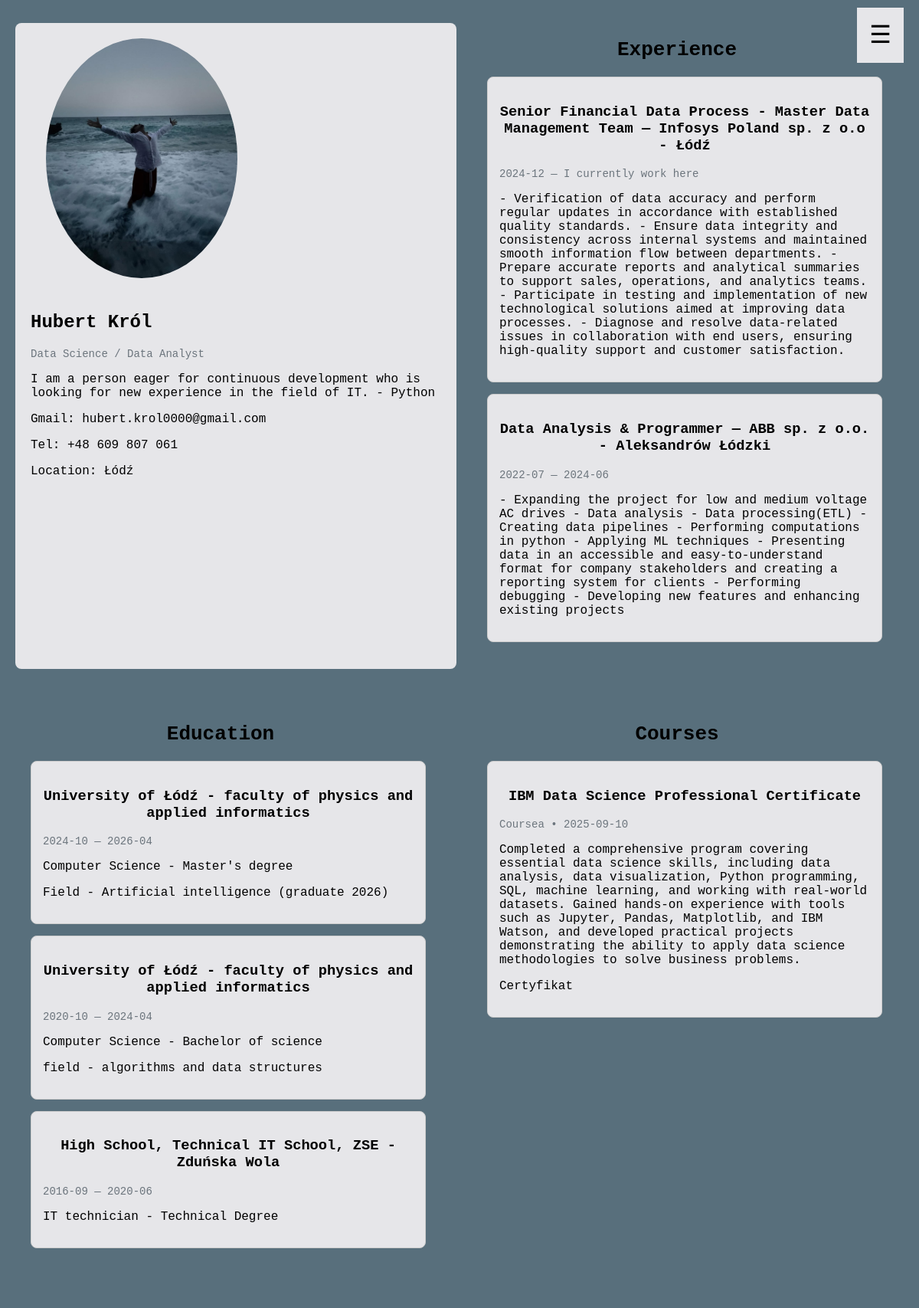
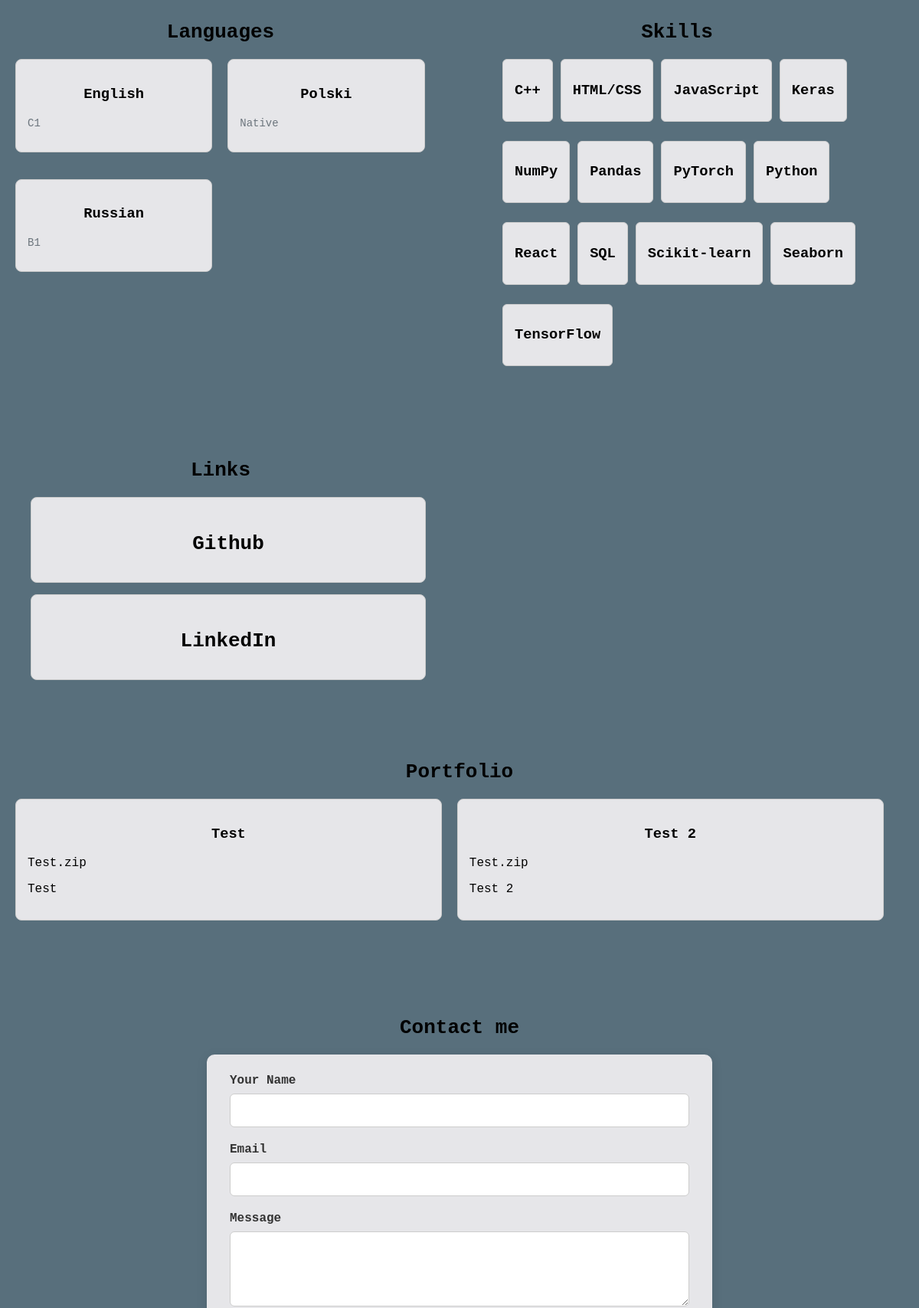
The page / (upper part) on the database its author committed (2 pictures, top to bottom).
### app.py (models this page shows)
class Profile(db.Model):
    id = db.Column(db.Integer, primary_key=True)
    full_name = db.Column(db.String(120), nullable=False, default="Your Full Name")
    headline = db.Column(db.String(200), nullable=False, default="My growing tech stack and projects")
    about = db.Column(db.Text, nullable=True)
    photo_filename = db.Column(db.String(255), nullable=True)
    email = db.Column(db.String(120), nullable=True)
    phone = db.Column(db.String(50), nullable=True)
    location = db.Column(db.String(120), nullable=True)

class Experience(db.Model):
    id = db.Column(db.Integer, primary_key=True)
    role = db.Column(db.String(120), nullable=False)
    company = db.Column(db.String(120), nullable=False)
    start_date = db.Column(db.Date, nullable=False)
    end_date = db.Column(db.Date, nullable=True)
    is_current = db.Column(db.Boolean, default=False)
    description = db.Column(db.Text, nullable=True)

class Education(db.Model):
    id = db.Column(db.Integer, primary_key=True)
    school = db.Column(db.String(150), nullable=False)
    degree = db.Column(db.String(150), nullable=True)
    start_date = db.Column(db.Date, nullable=False)
    end_date = db.Column(db.Date, nullable=True)
    description = db.Column(db.Text, nullable=True)

class Course(db.Model):
    id = db.Column(db.Integer, primary_key=True)
    title = db.Column(db.String(150), nullable=False)
    provider = db.Column(db.String(150), nullable=True)
    date_completed = db.Column(db.Date, nullable=True)
    credential_url = db.Column(db.String(255), nullable=True)
    notes = db.Column(db.Text, nullable=True)

class Language(db.Model):
    id = db.Column(db.Integer, primary_key=True)
    name = db.Column(db.String(100), nullable=False)
    level = db.Column(db.String(50), nullable=False)  # np. Początkujący, Średniozaawansowany, Zaawansowany

class Skill(db.Model):
    id = db.Column(db.Integer, primary_key=True)
    name = db.Column(db.String(100), nullable=False)

class Link(db.Model):
    id = db.Column(db.Integer, primary_key=True)
    name = db.Column(db.String(150), nullable=False)
    url = db.Column(db.String(255), nullable=False)

class Portfolio(db.Model):
    id = db.Column(db.Integer, primary_key=True)
    title = db.Column(db.String(150), nullable=False)
    description = db.Column(db.Text, nullable=True)
    filename = db.Column(db.String(255), nullable=True)

### app.py (the view, shortened to what this page needs)
@app.route("/", methods=["GET", "POST"])
def index():
    profile = Profile.query.first()
    experiences = Experience.query.order_by(Experience.start_date.desc()).all()
    education = Education.query.order_by(Education.start_date.desc()).all()
    courses = Course.query.order_by(Course.date_completed.desc().nullslast()).all()
    skills = Skill.query.order_by(Skill.name.asc()).all()
    languages = Language.query.order_by(Language.name.asc()).all()
    portfolio = Portfolio.query.order_by(Portfolio.title.asc()).all()
    links = Link.query.order_by(Link.name.asc()).all()
    form = MessageForm()
    return render_template("index.html",
                           profile=profile,
                           experiences=experiences,
                           education=education,
                           courses=courses,
                           skills=skills,
                           languages=languages,
                           portfolio=portfolio,
                           links=links,
                           form=form)

### app.py
class MessageForm(FlaskForm):
    name = StringField("Your Name", validators=[DataRequired()])
    email = StringField("Email", validators=[DataRequired(), Email()])
    content = TextAreaField("Message", validators=[DataRequired()])
    submit = SubmitField("Send")

### app.py (called while the page is built)
@app.context_processor
def inject_year():
    return {"current_year": date.today().year}

### templates/index.html (shortened to what this page needs)
{% extends "base.html" %}
{% block content %}
<div class="main-sections">
<section class="hero">
  <div class="hero-grid">
    <div>
      <h1>{{ profile.full_name if profile else "Name" }}</h1>
      <p class="muted">{{ profile.headline if profile else "Headline" }}</p>
      {% if profile %}
        {% if profile.about %}
          <p>{{ profile.about }}</p>
        {% else %}
          <p>empty.</p>
        {% endif %}
        {% if profile.email %}
          <p><a href="mailto:{{ profile.email }}">{{ profile.email }}</a></p>
        {% endif %}
        {% if profile.phone %}
          <p>{{ profile.phone }}</p>
        {% endif %}
        {% if profile.location %}
          <p>{{ profile.location }}</p>
        {% endif %}
      {% endif %}
    </div>
    <div class="photo">
      {% if profile and profile.photo_filename %}
        <img src="{{ url_for('uploaded_file', filename=profile.photo_filename) }}" alt="Moje zdjęcie">
      {% else %}
        <div class="placeholder">empty.</div>
      {% endif %}
    </div>
  </div>
</section>
<section>
  <h2>Experience</h2>
  <ul class="cards">
    {% for e in experiences %}
      <li class="card">
        <h3>{{ e.role }} — {{ e.company }}</h3>
        <p class="muted">
          {{ e.start_date.strftime("%Y-%m") }} —
          {% if e.is_current %}I currently work here{% elif e.end_date %}{{ e.end_date.strftime("%Y-%m") }}{% else %}—{% endif %}
        </p>
        {% if e.description %}<p>{{ e.description }}</p>{% endif %}
      </li>
    {% else %}
      <p>empty.</p>
    {% endfor %}
  </ul>
</section>
<section>
  <h2>Education</h2>
  <ul class="cards">
    {% for ed in education %}
      <li class="card">
        <h3>{{ ed.school }}</h3>
        <p class="muted">
          {{ ed.start_date.strftime("%Y-%m") }}
          {% if ed.end_date %} — {{ ed.end_date.strftime("%Y-%m") }}{% endif %}
        </p>
        {% if ed.degree %}<p>{{ ed.degree }}</p>{% endif %}
        {% if ed.description %}<p>{{ ed.description }}</p>{% endif %}
      </li>
    {% else %}
      <p>empty.</p>
    {% endfor %}
  </ul>
</section>
<section>
  <h2>Courses</h2>
  <ul class="cards">
    {% for c in courses %}
      <li class="card">
        <h3>{{ c.title }}</h3>
        <p class="muted">
          {% if c.provider %}{{ c.provider }}{% endif %}
          {% if c.date_completed %} • {{ c.date_completed.strftime("%Y-%m-%d") }}{% endif %}
        </p>
        {% if c.notes %}<p>{{ c.notes }}</p>{% endif %}
        {% if c.credential_url %}<p><a href="{{ c.credential_url }}" target="_blank" rel="noopener">Certyfikat</a></p>{% endif %}
      </li>
    {% else %}
      <p>empty.</p>
    {% endfor %}
  </ul>
</section>
<section>
  <h2>Languages</h2>
  <ul class="language-cards">
    {% for lang in languages %}
      <li class="card">
        <h3>{{ lang.name }}</h3>
        <p class="muted">{{ lang.level }}</p>
      </li>
    {% else %}
      <p>empty.</p>
    {% endfor %}
  </ul>
</section>
<section>
  <h2>Skills</h2>
  <ul class="skills-cards">
    {% for skill in skills %}
      <li class="card">
        <h3>{{ skill.name }}</h3>
      </li>
    {% else %}
      <p>empty.</p>
    {% endfor %}
  </ul>
</section>
<section>
  <h2>Links</h2>
  <ul class="cards">
    {% for link in links %}
      <li class="card">
        <h2><a href="{{ link.url }}" target="_blank" rel="noopener">{{ link.name }}</a></h2>
      </li>
    {% else %}
      <p>empty.</p>
    {% endfor %}
  </ul>
</section>
</div>
<div class="main-sections-2">
<section>
  <h2>Portfolio</h2>
  <ul class="cards">
    {% for project in portfolio %}
      <li class="card">
        <h3>{{ project.title }}</h3>
        {% if project.filename %}
          <p><a href="{{ url_for('uploaded_file', filename='portfolio/' + project.filename) }}" target="_blank">{{ project.filename }}</a></p>
        {% endif %}
        {% if project.description %}<p>{{ project.description }}</p>{% endif %}
      </li>
    {% else %}
      <p>empty.</p>
    {% endfor %}
  </ul>
</section>
</diV>
<div class="main-sections-2">
  <section>
    <h2>Contact me</h2>
    <div class="contact-form">
      <form method="POST">
        <div class="form-group">
          {{ form.name.label }}
          {{ form.name(size=32, class="form-control") }}
        </div>
        <div class="form-group">
          {{ form.email.label }}
          {{ form.email(size=32, class="form-control") }}
        </div>
        <div class="form-group">
          {{ form.content.label }}
          {{ form.content(rows=4, cols=40, class="form-control") }}
        </div>
      </form>
    </div>
  </section>
</div>
{% endblock %}

### static/styles/app.css (style rules this page uses)
body { width: 100%; margin: 0; padding: 0; box-sizing: border-box; background-color: #2F4550; font-family: "Fira Code", monospace; }
a { color: #000 !important; text-decoration: none !important; }
.hero { margin-top: 30px; position: relative; left: 20px; width: 100%; padding: 20px; box-sizing: border-box; background-color: #E6E6E9; transition: transform 0.3s ease, box-shadow 0.3s ease; }
.main-sections { display: flex; flex-wrap: wrap; max-width: 1200px; margin: 0 auto; gap: 20px; background-color: #586F7C; }
.main-sections-2 { width: 100%; padding: 40px 20px; box-sizing: border-box; background-color: #586F7C; max-width: 1200px; margin: 0 auto; }
.main-sections-2 section { max-width: 1200px; margin: 0 auto; background-color: #586F7C; }
.main-sections-2 .cards { display: flex; flex-wrap: wrap; gap: 20px; list-style: none; padding: 0; margin: 0; }
.main-sections-2 .card { flex: 0 0 48%; box-sizing: border-box; padding: 15px; border-radius: 8px; background-color: #E6E6E9; }
.main-sections section, .main-sections-2 section { opacity: 0; transform: translateY(50px); transition: all 0.8s ease-out; }
.main-sections section.show, .main-sections-2 section.show { opacity: 1; transform: translateY(0); }
h3 { text-align: center; }
.main-sections section { flex: 0 0 48%; box-sizing: border-box; padding: 20px; border-radius: 8px; }
.cards { list-style: none; padding: 0; margin: 0; margin-left: 20px; }
.card { border: 1px solid #ccc; padding: 15px; margin-bottom: 15px; border-radius: 8px; background-color: #E6E6E9; box-sizing: border-box; transition: transform 0.3s ease, box-shadow 0.3s ease; }
.hero .photo img { max-width: 250px; height: auto; border-radius: 50%; display: inline-block; transition: transform 0.6s ease; transform-style: preserve-3d; }
h2 { text-align: center; margin: 30px 0 20px 0; font-size: 26px; }
.muted { color: #6c757d; font-size: 14px; }
.hero-grid { display: flex; flex-direction: row; justify-content: space-between; align-items: center; gap: 20px; flex-wrap: wrap; }
.hero-grid > .photo { order: 1; flex: 0 0 40%; text-align: right; padding-right: 50px; padding-left: 20px; }
.hero .photo img { max-width: 250px; height: auto; border-radius: 50%; display: inline-block; }
.hero-grid > div:first-child { order: 2; flex: 1; }
.skills-cards { display: flex !important; flex-wrap: wrap !important; gap: 10px !important; justify-content: flex-start !important; }
.skills-cards .card { flex: 0 0 auto !important; padding: 10px 15px !important; border-radius: 6px !important; list-style: none; font-weight: 600 !important; }
.language-cards { display: flex; flex-wrap: wrap; gap: 20px; padding: 0; margin: 0 auto; list-style: none; max-width: 600px; }
.language-cards .card { flex: 0 0 48%; box-sizing: border-box; padding: 15px; border-radius: 8px; }
.contact-form { max-width: 600px; margin: 0 auto; padding: 25px 30px; border-radius: 10px; background-color: #E6E6E9; box-shadow: 0 4px 15px rgba(0,0,0,0.1); }
.contact-form .form-group { display: flex; flex-direction: column; margin-bottom: 20px; }
.contact-form label { margin-bottom: 8px; font-weight: 600; color: #333; }
.contact-form .form-control { padding: 12px 14px; border: 1px solid #ccc; border-radius: 6px; font-size: 16px; transition: border-color 0.3s, box-shadow 0.3s; }

### rows shown on the page
Profile: full_name "Hubert Król", headline "Data Science / Data Analyst", about "I am a person eager for continuous development who is looking for new experience in the field of IT. - Python", email "Gmail: hubert.krol0000@gmail.com", phone "Tel: +48 609 807 061", location "Location: Łódź", photo_filename (picture)
Experience: role "Senior Financial Data Process - Master Data Management Team", company "Infosys Poland sp. z o.o - Łódź", start_date "2024-12", is_current "I currently work here", description "- Verification of data accuracy and perform regular updates in accordance with established quality standards. - Ensure data integrity and consistency across internal systems and maintained smooth information flow between departments. - Prepare accurate reports and analytical summaries to support sales, operations, and analytics teams. - Participate in testing and implementation of new technological solutions aimed at improving data processes. - Diagnose and resolve data-related issues in collaboration with end users, ensuring high-quality support and customer satisfaction."
Experience: role "Data Analysis & Programmer", company "ABB sp. z o.o. - Aleksandrów Łódzki", start_date "2022-07", end_date "2024-06", description "- Expanding the project for low and medium voltage AC drives - Data analysis - Data processing(ETL) - Creating data pipelines - Performing computations in python - Applying ML techniques - Presenting data in an accessible and easy-to-understand format for company stakeholders and creating a reporting system for clients - Performing debugging - Developing new features and enhancing existing projects"
Education: school "University of Łódź - faculty of physics and applied informatics", start_date "2024-10", end_date "2026-04", degree "Computer Science - Master's degree", description "Field - Artificial intelligence (graduate 2026)"
Education: school "University of Łódź - faculty of physics and applied informatics", start_date "2020-10", end_date "2024-04", degree "Computer Science - Bachelor of science", description "field - algorithms and data structures"
Education: school "High School, Technical IT School, ZSE - Zduńska Wola", start_date "2016-09", end_date "2020-06", degree "IT technician - Technical Degree"
Course: title "IBM Data Science Professional Certificate", provider "Coursea", date_completed "2025-09-10", notes "Completed a comprehensive program covering essential data science skills, including data analysis, data visualization, Python programming, SQL, machine learning, and working with real-world datasets. Gained hands-on experience with tools such as Jupyter, Pandas, Matplotlib, and IBM Watson, and developed practical projects demonstrating the ability to apply data science methodologies to solve business problems."
Language: name "English", level "C1"
Language: name "Polski", level "Native"
Language: name "Russian", level "B1"
Skill: name "C++"
Skill: name "HTML/CSS"
Skill: name "JavaScript"
Skill: name "Keras"
Skill: name "NumPy"
Skill: name "Pandas"
Skill: name "PyTorch"
Skill: name "Python"
Skill: name "React"
Skill: name "SQL"
Skill: name "Scikit-learn"
Skill: name "Seaborn"
Skill: name "TensorFlow"
Link: name "Github"
Link: name "LinkedIn"
Portfolio: title "Test", filename "Test.zip", description "Test"
Portfolio: title "Test 2", filename "Test.zip", description "Test 2"
